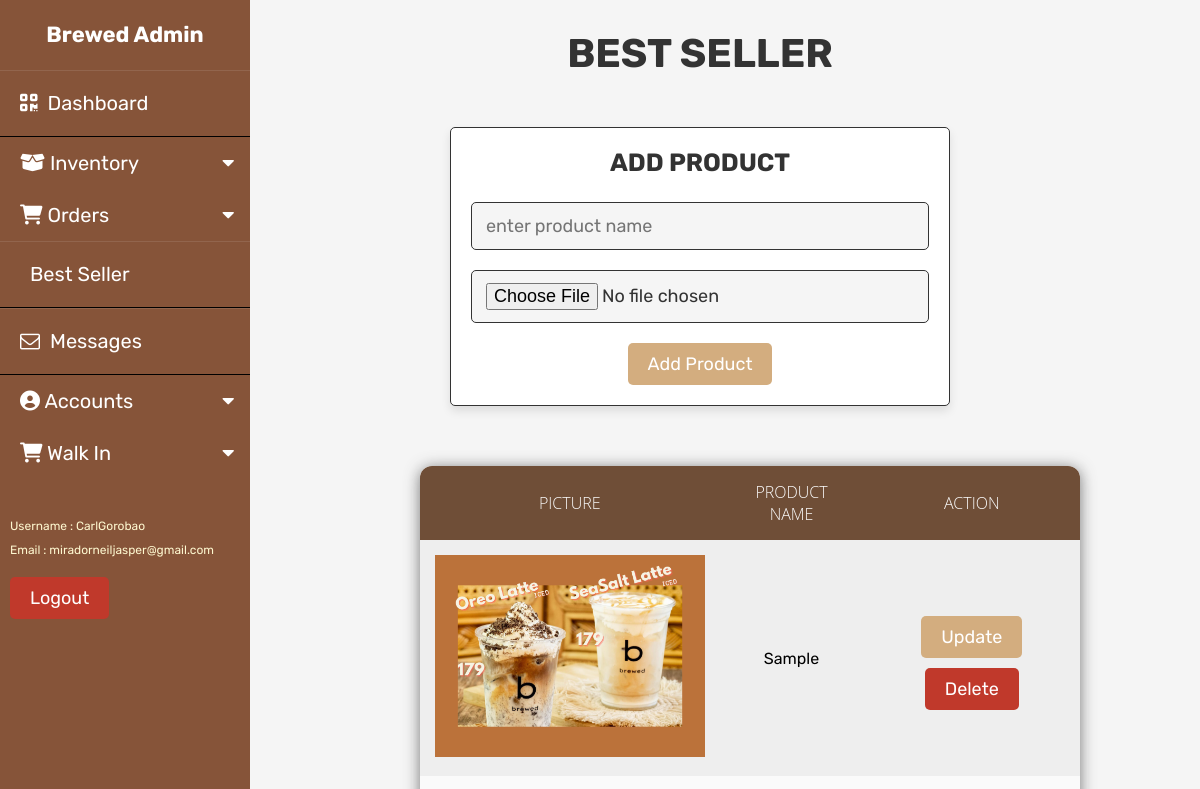
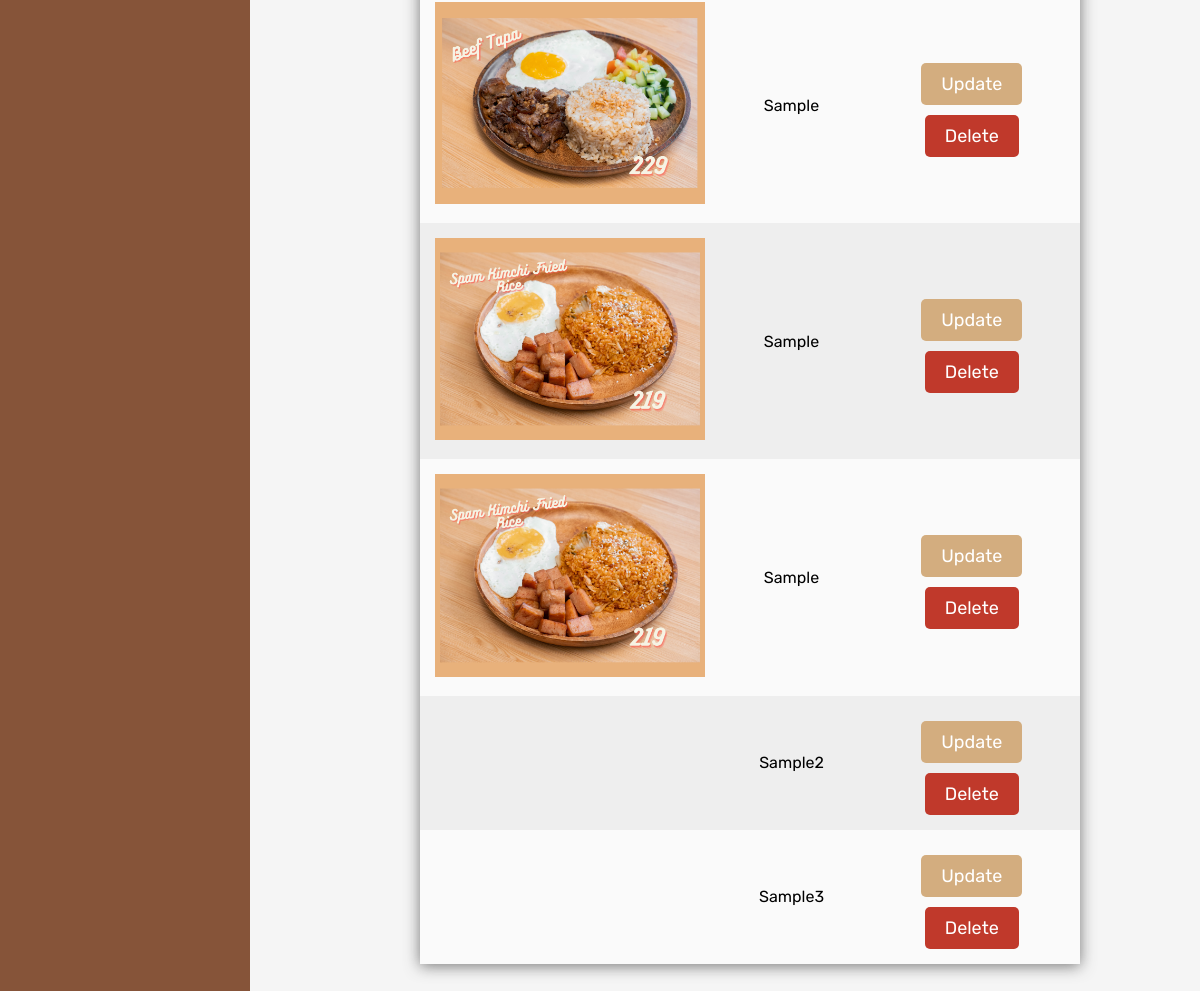
The page /admin_best.php (signed in) on the database its author committed (2 pictures, top to bottom).
### tables this page shows
CREATE TABLE `best` (
  `id` int(100) NOT NULL,
  `name` varchar(100) NOT NULL,
  `image` varchar(100) NOT NULL
);

### admin_best.php (the view, shortened to what this page needs)
<?php
include 'config.php';
?>
<!DOCTYPE html>
<html lang="en">
<head>
   <link rel="stylesheet" href="https://cdnjs.cloudflare.com/ajax/libs/font-awesome/6.0.0/css/all.min.css">
   <link rel="stylesheet" href="css/admin_style.css">
</head>
<body>
<?php include 'admin_header.php'; ?>
<section class="add-products">
   <h1 class="title">Best Seller</h1>
   <form action="" method="post" enctype="multipart/form-data">
      <h3>add product</h3>
      <input type="text" name="name" class="box" placeholder="enter product name" required>
      <input type="file" name="image" accept="image/jpg, image/jpeg, image/png" class="box" required>
      <input type="submit" value="add product" name="add_product" class="btn">
   </form>
</section>
<section class="tbbest">
   <?php
         $select_products = mysqli_query($conn, "SELECT * FROM `best`") or die('query failed');
         if(mysqli_num_rows($select_products) > 0){
   ?>
<table class="tablebest">
 <tr class="tr">
 <th class="th">picture</th>
 <th class="th">Product name</th>
 <th class="th">Action</th>
 </tr>
      <?php
            while($fetch_products = mysqli_fetch_assoc($select_products)){
      ?>
  <tr class="tr">
 <td class="tdimg"><img src="uploaded_img/<?php echo $fetch_products['image']; ?>" alt=""></td>
 <td class="td"><?php echo $fetch_products['name']; ?></td>
 <td class="td"> <a href="admin_best.php?update=<?php echo $fetch_products['id']; ?>" class="option-btn">update</a>
         <a href="admin_best.php?delete=<?php echo $fetch_products['id']; ?>" class="delete-btn" onclick="return confirm('delete this product?');">delete</a>    </td>
      <?php
            }
         }
      ?>
</table>
</section>
</body>
</html>

### css/admin_style.css (style rules this page uses)
:root { --red:#c0392b; --black:#333; --white:#fff; --light-brown:#FEF8D0; --dark-brown:#402218; --mid-brown:#865439; --light-color:#666; --brown:#d3ad7f; --light-white:#ccc; --light-bg:#f5f5f5; --sand-dollar:#E4D4C8; --tan:#D0B49F; --brownn:#A47551; --carafe:#523A28; --tbbrown:#6F4E37; --border:.1rem solid var(--black); --box-shadow:0 .5rem 1rem rgba(0,0,0,.1); }
* { font-family: 'Rubik', sans-serif; margin:0; padding:0; box-sizing: border-box; outline: none; border:none; text-decoration: none; transition:all .2s linear; scroll-behavior: smooth; }
html { font-size: 62.5%; overflow-x: hidden; }
body { background-color: var(--light-bg); }
section { padding:3rem 2rem; margin-left: 200px; }
.title { text-align: center; margin-bottom: 5rem; text-transform: uppercase; color:var(--black); font-size: 4rem; }
.btn, .option-btn, .delete-btn, .white-btn { display: inline-block; margin-top: 1rem; padding:1rem 2rem; cursor: pointer; color:var(--white); font-size: 1.8rem; border-radius: .5rem; text-transform: capitalize; }
.white-btn, .btn { background-color: var(--brown); }
.option-btn { background-color: var(--brown); }
.delete-btn { background-color: var(--red); }
.tbbest { width: calc(100% - 500px); margin: 0 auto; }
.tablebest { position: center; z-index: 2; top: 80%; width: 100%; max-width: 1100px; border-collapse: collapse; border-spacing: 0; box-shadow: 0 2px 15px rgba(64,64,64,.7); border-radius: 12px 12px 0 0; overflow: hidden; margin-left: 150px; }
.tablebest .tdimg img { width: 100%; max-width: 300px; }
.tableorders, td , .th { padding: 15px; text-align: center; font-size: 16px; }
.tableorders, td { padding: 15px; text-align: center; font-size: 16px; width: calc(90% - 30px); margin: 0 auto; }
.th { background-color: #6F4E37; color: #fafafa; font-family: 'Open Sans',Sans-serif; font-weight: 200; text-transform: uppercase; }
.tr { width: 100%; background-color: #fafafa; font-family: 'Montserrat', sans-serif; }
.tr:nth-child(even) { background-color: #eeeeee; }
.add-products form { background-color: var(--white); border-radius: .5rem; padding:2rem; text-align: center; box-shadow: var(--box-shadow); border:var(--border); max-width: 50rem; margin:0 auto; }
.add-products form h3 { font-size: 2.5rem; text-transform: uppercase; color:var(--black); margin-bottom: 1.5rem; }
.add-products form .box { width: 100%; background-color: var(--light-bg); border-radius: .5rem; margin:1rem 0; padding:1.2rem 1.4rem; color:var(--black); font-size: 1.8rem; border:var(--border); }

### rows shown on the page
best: image (picture), name "Sample"
best: image (picture), name "Sample"
best: image (picture), name "Sample"
best: image (picture), name "Sample"
best: name "Sample2"
best: name "Sample3"

### other values the page prints
$_SESSION['admin_name'] "CarlGorobao"
$_SESSION['admin_email'] "miradorneiljasper@gmail.com"
